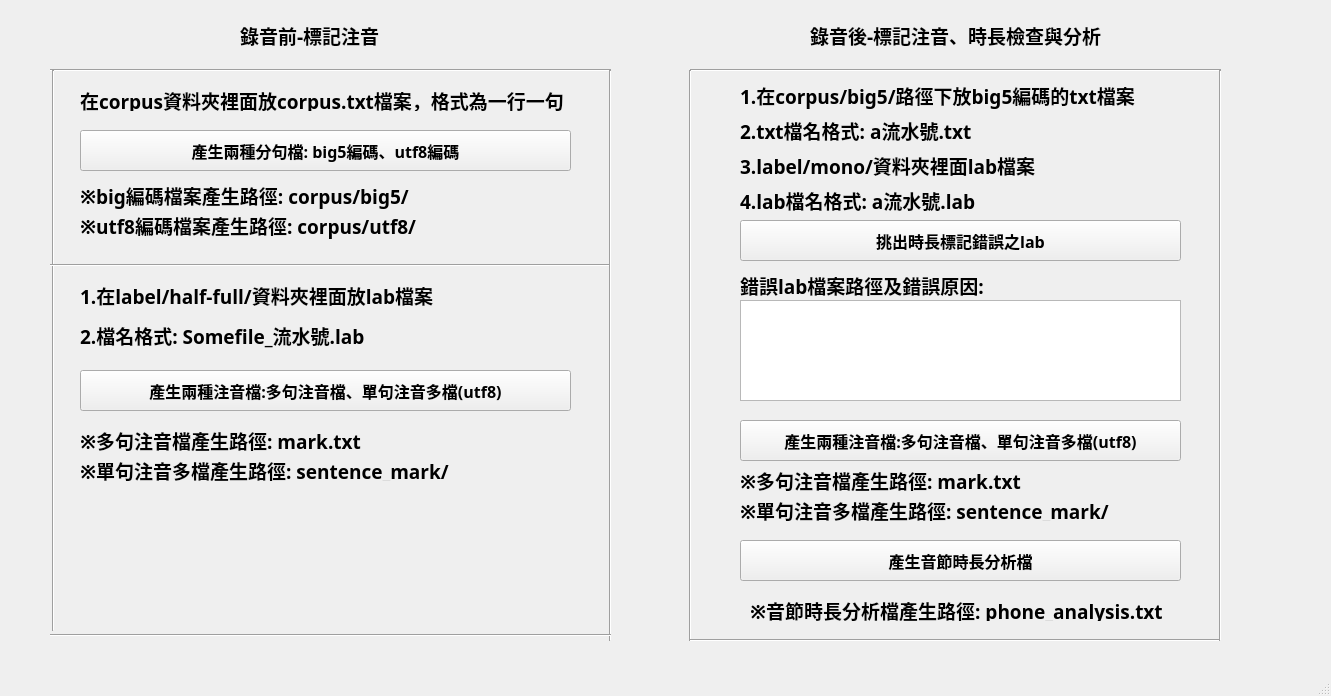
<?xml version="1.0" encoding="UTF-8"?>
<ui version="4.0">
 <class>MainWindow</class>
 <widget class="QMainWindow" name="MainWindow">
  <property name="geometry">
   <rect>
    <x>0</x>
    <y>0</y>
    <width>1331</width>
    <height>696</height>
   </rect>
  </property>
  <property name="windowTitle">
   <string>MainWindow</string>
  </property>
  <widget class="QWidget" name="centralwidget">
   <widget class="QPushButton" name="pushButton">
    <property name="geometry">
     <rect>
      <x>80</x>
      <y>370</y>
      <width>491</width>
      <height>41</height>
     </rect>
    </property>
    <property name="font">
     <font>
      <family>微軟正黑體</family>
      <pointsize>12</pointsize>
      <weight>75</weight>
      <bold>true</bold>
     </font>
    </property>
    <property name="text">
     <string>產生兩種注音檔:多句注音檔、單句注音多檔(utf8)</string>
    </property>
   </widget>
   <widget class="QLabel" name="label">
    <property name="geometry">
     <rect>
      <x>240</x>
      <y>20</y>
      <width>161</width>
      <height>31</height>
     </rect>
    </property>
    <property name="font">
     <font>
      <family>微軟正黑體</family>
      <pointsize>14</pointsize>
      <weight>75</weight>
      <bold>true</bold>
     </font>
    </property>
    <property name="text">
     <string>錄音前-標記注音</string>
    </property>
   </widget>
   <widget class="QLabel" name="label_2">
    <property name="geometry">
     <rect>
      <x>810</x>
      <y>20</y>
      <width>301</width>
      <height>31</height>
     </rect>
    </property>
    <property name="font">
     <font>
      <family>微軟正黑體</family>
      <pointsize>14</pointsize>
      <weight>75</weight>
      <bold>true</bold>
     </font>
    </property>
    <property name="text">
     <string>錄音後-標記注音、時長檢查與分析</string>
    </property>
   </widget>
   <widget class="QPushButton" name="pushButton_3">
    <property name="geometry">
     <rect>
      <x>740</x>
      <y>220</y>
      <width>441</width>
      <height>41</height>
     </rect>
    </property>
    <property name="font">
     <font>
      <family>微軟正黑體</family>
      <pointsize>12</pointsize>
      <weight>75</weight>
      <bold>true</bold>
     </font>
    </property>
    <property name="text">
     <string>挑出時長標記錯誤之lab</string>
    </property>
   </widget>
   <widget class="QPushButton" name="pushButton_4">
    <property name="geometry">
     <rect>
      <x>740</x>
      <y>540</y>
      <width>441</width>
      <height>41</height>
     </rect>
    </property>
    <property name="font">
     <font>
      <family>微軟正黑體</family>
      <pointsize>12</pointsize>
      <weight>75</weight>
      <bold>true</bold>
     </font>
    </property>
    <property name="text">
     <string>產生音節時長分析檔</string>
    </property>
   </widget>
   <widget class="QLabel" name="label_3">
    <property name="geometry">
     <rect>
      <x>80</x>
      <y>90</y>
      <width>501</width>
      <height>21</height>
     </rect>
    </property>
    <property name="font">
     <font>
      <family>微軟正黑體</family>
      <pointsize>14</pointsize>
      <weight>75</weight>
      <bold>true</bold>
     </font>
    </property>
    <property name="inputMethodHints">
     <set>Qt::ImhFormattedNumbersOnly</set>
    </property>
    <property name="text">
     <string>在corpus資料夾裡面放corpus.txt檔案，格式為一行一句</string>
    </property>
   </widget>
   <widget class="Line" name="line">
    <property name="geometry">
     <rect>
      <x>50</x>
      <y>60</y>
      <width>561</width>
      <height>20</height>
     </rect>
    </property>
    <property name="orientation">
     <enum>Qt::Horizontal</enum>
    </property>
   </widget>
   <widget class="Line" name="line_2">
    <property name="geometry">
     <rect>
      <x>43</x>
      <y>70</y>
      <width>20</width>
      <height>561</height>
     </rect>
    </property>
    <property name="orientation">
     <enum>Qt::Vertical</enum>
    </property>
   </widget>
   <widget class="Line" name="line_3">
    <property name="geometry">
     <rect>
      <x>50</x>
      <y>250</y>
      <width>561</width>
      <height>31</height>
     </rect>
    </property>
    <property name="orientation">
     <enum>Qt::Horizontal</enum>
    </property>
   </widget>
   <widget class="Line" name="line_4">
    <property name="geometry">
     <rect>
      <x>600</x>
      <y>70</y>
      <width>20</width>
      <height>571</height>
     </rect>
    </property>
    <property name="orientation">
     <enum>Qt::Vertical</enum>
    </property>
   </widget>
   <widget class="QLabel" name="label_11">
    <property name="geometry">
     <rect>
      <x>80</x>
      <y>430</y>
      <width>381</width>
      <height>21</height>
     </rect>
    </property>
    <property name="font">
     <font>
      <family>微軟正黑體</family>
      <pointsize>14</pointsize>
      <weight>75</weight>
      <bold>true</bold>
     </font>
    </property>
    <property name="inputMethodHints">
     <set>Qt::ImhFormattedNumbersOnly</set>
    </property>
    <property name="text">
     <string>※多句注音檔產生路徑: mark.txt</string>
    </property>
   </widget>
   <widget class="QLabel" name="label_12">
    <property name="geometry">
     <rect>
      <x>80</x>
      <y>460</y>
      <width>441</width>
      <height>21</height>
     </rect>
    </property>
    <property name="font">
     <font>
      <family>微軟正黑體</family>
      <pointsize>14</pointsize>
      <weight>75</weight>
      <bold>true</bold>
     </font>
    </property>
    <property name="inputMethodHints">
     <set>Qt::ImhFormattedNumbersOnly</set>
    </property>
    <property name="text">
     <string>※單句注音多檔產生路徑: sentence_mark/</string>
    </property>
   </widget>
   <widget class="QLabel" name="label_13">
    <property name="geometry">
     <rect>
      <x>80</x>
      <y>180</y>
      <width>351</width>
      <height>31</height>
     </rect>
    </property>
    <property name="font">
     <font>
      <family>微軟正黑體</family>
      <pointsize>14</pointsize>
      <weight>75</weight>
      <bold>true</bold>
     </font>
    </property>
    <property name="inputMethodHints">
     <set>Qt::ImhFormattedNumbersOnly</set>
    </property>
    <property name="text">
     <string>※big編碼檔案產生路徑: corpus/big5/</string>
    </property>
   </widget>
   <widget class="Line" name="line_5">
    <property name="geometry">
     <rect>
      <x>50</x>
      <y>620</y>
      <width>561</width>
      <height>31</height>
     </rect>
    </property>
    <property name="orientation">
     <enum>Qt::Horizontal</enum>
    </property>
   </widget>
   <widget class="QLabel" name="label_7">
    <property name="geometry">
     <rect>
      <x>740</x>
      <y>80</y>
      <width>431</width>
      <height>31</height>
     </rect>
    </property>
    <property name="font">
     <font>
      <family>微軟正黑體</family>
      <pointsize>14</pointsize>
      <weight>75</weight>
      <bold>true</bold>
     </font>
    </property>
    <property name="inputMethodHints">
     <set>Qt::ImhFormattedNumbersOnly</set>
    </property>
    <property name="text">
     <string>1.在corpus/big5/路徑下放big5編碼的txt檔案</string>
    </property>
   </widget>
   <widget class="QLabel" name="label_9">
    <property name="geometry">
     <rect>
      <x>740</x>
      <y>120</y>
      <width>451</width>
      <height>21</height>
     </rect>
    </property>
    <property name="font">
     <font>
      <family>微軟正黑體</family>
      <pointsize>14</pointsize>
      <weight>75</weight>
      <bold>true</bold>
     </font>
    </property>
    <property name="inputMethodHints">
     <set>Qt::ImhFormattedNumbersOnly</set>
    </property>
    <property name="text">
     <string>2.txt檔名格式: a流水號.txt</string>
    </property>
   </widget>
   <widget class="QTextBrowser" name="textBrowser">
    <property name="geometry">
     <rect>
      <x>740</x>
      <y>300</y>
      <width>441</width>
      <height>101</height>
     </rect>
    </property>
   </widget>
   <widget class="QLabel" name="label_16">
    <property name="geometry">
     <rect>
      <x>740</x>
      <y>270</y>
      <width>251</width>
      <height>31</height>
     </rect>
    </property>
    <property name="font">
     <font>
      <family>微軟正黑體</family>
      <pointsize>14</pointsize>
      <weight>75</weight>
      <bold>true</bold>
     </font>
    </property>
    <property name="inputMethodHints">
     <set>Qt::ImhFormattedNumbersOnly</set>
    </property>
    <property name="text">
     <string>錯誤lab檔案路徑及錯誤原因:</string>
    </property>
   </widget>
   <widget class="QLabel" name="label_18">
    <property name="geometry">
     <rect>
      <x>750</x>
      <y>600</y>
      <width>441</width>
      <height>21</height>
     </rect>
    </property>
    <property name="font">
     <font>
      <family>微軟正黑體</family>
      <pointsize>14</pointsize>
      <weight>75</weight>
      <bold>true</bold>
     </font>
    </property>
    <property name="inputMethodHints">
     <set>Qt::ImhFormattedNumbersOnly</set>
    </property>
    <property name="text">
     <string>※音節時長分析檔產生路徑: phone_analysis.txt</string>
    </property>
   </widget>
   <widget class="Line" name="line_6">
    <property name="geometry">
     <rect>
      <x>690</x>
      <y>60</y>
      <width>531</width>
      <height>20</height>
     </rect>
    </property>
    <property name="orientation">
     <enum>Qt::Horizontal</enum>
    </property>
   </widget>
   <widget class="Line" name="line_7">
    <property name="geometry">
     <rect>
      <x>680</x>
      <y>70</y>
      <width>20</width>
      <height>571</height>
     </rect>
    </property>
    <property name="orientation">
     <enum>Qt::Vertical</enum>
    </property>
   </widget>
   <widget class="Line" name="line_8">
    <property name="geometry">
     <rect>
      <x>690</x>
      <y>630</y>
      <width>531</width>
      <height>20</height>
     </rect>
    </property>
    <property name="orientation">
     <enum>Qt::Horizontal</enum>
    </property>
   </widget>
   <widget class="Line" name="line_9">
    <property name="geometry">
     <rect>
      <x>1210</x>
      <y>70</y>
      <width>20</width>
      <height>571</height>
     </rect>
    </property>
    <property name="orientation">
     <enum>Qt::Vertical</enum>
    </property>
   </widget>
   <widget class="QPushButton" name="pushButton_5">
    <property name="geometry">
     <rect>
      <x>80</x>
      <y>130</y>
      <width>491</width>
      <height>41</height>
     </rect>
    </property>
    <property name="font">
     <font>
      <family>微軟正黑體</family>
      <pointsize>12</pointsize>
      <weight>75</weight>
      <bold>true</bold>
     </font>
    </property>
    <property name="text">
     <string>產生兩種分句檔: big5編碼、utf8編碼</string>
    </property>
   </widget>
   <widget class="QLabel" name="label_19">
    <property name="geometry">
     <rect>
      <x>80</x>
      <y>210</y>
      <width>351</width>
      <height>31</height>
     </rect>
    </property>
    <property name="font">
     <font>
      <family>微軟正黑體</family>
      <pointsize>14</pointsize>
      <weight>75</weight>
      <bold>true</bold>
     </font>
    </property>
    <property name="inputMethodHints">
     <set>Qt::ImhFormattedNumbersOnly</set>
    </property>
    <property name="text">
     <string>※utf8編碼檔案產生路徑: corpus/utf8/</string>
    </property>
   </widget>
   <widget class="QLabel" name="label_20">
    <property name="geometry">
     <rect>
      <x>80</x>
      <y>280</y>
      <width>611</width>
      <height>31</height>
     </rect>
    </property>
    <property name="font">
     <font>
      <family>微軟正黑體</family>
      <pointsize>14</pointsize>
      <weight>75</weight>
      <bold>true</bold>
     </font>
    </property>
    <property name="inputMethodHints">
     <set>Qt::ImhFormattedNumbersOnly</set>
    </property>
    <property name="text">
     <string>1.在label/half-full/資料夾裡面放lab檔案</string>
    </property>
   </widget>
   <widget class="QLabel" name="label_21">
    <property name="geometry">
     <rect>
      <x>80</x>
      <y>320</y>
      <width>611</width>
      <height>31</height>
     </rect>
    </property>
    <property name="font">
     <font>
      <family>微軟正黑體</family>
      <pointsize>14</pointsize>
      <weight>75</weight>
      <bold>true</bold>
     </font>
    </property>
    <property name="inputMethodHints">
     <set>Qt::ImhFormattedNumbersOnly</set>
    </property>
    <property name="text">
     <string>2.檔名格式: Somefile_流水號.lab</string>
    </property>
   </widget>
   <widget class="QLabel" name="label_22">
    <property name="geometry">
     <rect>
      <x>740</x>
      <y>150</y>
      <width>611</width>
      <height>31</height>
     </rect>
    </property>
    <property name="font">
     <font>
      <family>微軟正黑體</family>
      <pointsize>14</pointsize>
      <weight>75</weight>
      <bold>true</bold>
     </font>
    </property>
    <property name="inputMethodHints">
     <set>Qt::ImhFormattedNumbersOnly</set>
    </property>
    <property name="text">
     <string>3.label/mono/資料夾裡面lab檔案</string>
    </property>
   </widget>
   <widget class="QLabel" name="label_10">
    <property name="geometry">
     <rect>
      <x>740</x>
      <y>190</y>
      <width>451</width>
      <height>21</height>
     </rect>
    </property>
    <property name="font">
     <font>
      <family>微軟正黑體</family>
      <pointsize>14</pointsize>
      <weight>75</weight>
      <bold>true</bold>
     </font>
    </property>
    <property name="inputMethodHints">
     <set>Qt::ImhFormattedNumbersOnly</set>
    </property>
    <property name="text">
     <string>4.lab檔名格式: a流水號.lab</string>
    </property>
   </widget>
   <widget class="QPushButton" name="pushButton_2">
    <property name="geometry">
     <rect>
      <x>740</x>
      <y>420</y>
      <width>441</width>
      <height>41</height>
     </rect>
    </property>
    <property name="font">
     <font>
      <family>微軟正黑體</family>
      <pointsize>12</pointsize>
      <weight>75</weight>
      <bold>true</bold>
     </font>
    </property>
    <property name="text">
     <string>產生兩種注音檔:多句注音檔、單句注音多檔(utf8)</string>
    </property>
   </widget>
   <widget class="QLabel" name="label_15">
    <property name="geometry">
     <rect>
      <x>740</x>
      <y>470</y>
      <width>381</width>
      <height>21</height>
     </rect>
    </property>
    <property name="font">
     <font>
      <family>微軟正黑體</family>
      <pointsize>14</pointsize>
      <weight>75</weight>
      <bold>true</bold>
     </font>
    </property>
    <property name="inputMethodHints">
     <set>Qt::ImhFormattedNumbersOnly</set>
    </property>
    <property name="text">
     <string>※多句注音檔產生路徑: mark.txt</string>
    </property>
   </widget>
   <widget class="QLabel" name="label_23">
    <property name="geometry">
     <rect>
      <x>740</x>
      <y>500</y>
      <width>441</width>
      <height>21</height>
     </rect>
    </property>
    <property name="font">
     <font>
      <family>微軟正黑體</family>
      <pointsize>14</pointsize>
      <weight>75</weight>
      <bold>true</bold>
     </font>
    </property>
    <property name="inputMethodHints">
     <set>Qt::ImhFormattedNumbersOnly</set>
    </property>
    <property name="text">
     <string>※單句注音多檔產生路徑: sentence_mark/</string>
    </property>
   </widget>
  </widget>
  <widget class="QMenuBar" name="menubar">
   <property name="geometry">
    <rect>
     <x>0</x>
     <y>0</y>
     <width>1331</width>
     <height>22</height>
    </rect>
   </property>
  </widget>
  <widget class="QStatusBar" name="statusbar"/>
 </widget>
 <resources/>
 <connections/>
</ui>
